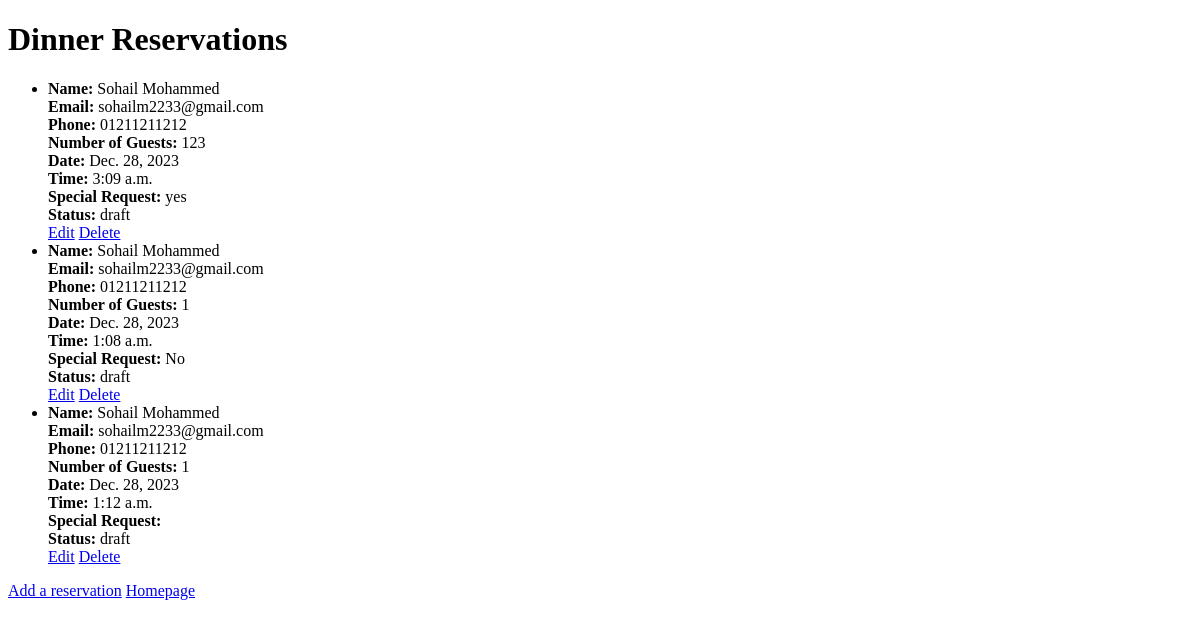
Before: /sweet_spot/ with the older database file.
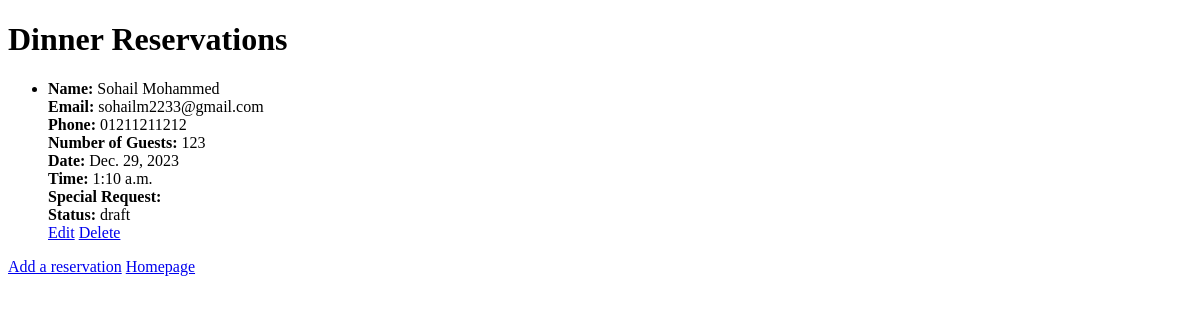
After: the same page with the newer database file.
### SweetSpot/models.py (models this page shows)
class DinnerReservation(models.Model):
    first_name = models.CharField(max_length=100)
    last_name = models.CharField(max_length=100)
    slug = models.SlugField(max_length=255, unique=True, null=True)
    email = models.EmailField()
    phone_number = models.CharField(max_length=20)
    no_of_guests = models.IntegerField()
    no_of_tables = models.IntegerField(default=0)
    date_selected = models.DateField()
    time_selected = models.TimeField()
    special_request = models.TextField(blank=True)
    created_on = models.DateTimeField(auto_now_add=True)
    status = models.IntegerField(choices=STATUS)
    done = models.BooleanField(default=False)
    class Meta:
        ordering = ['-created_on']

### SweetSpot/views.py (the view)
# urls.py: path('sweet_spot/', views.get_sweet_spot, name='sweet_spot'),
def get_sweet_spot(request):
    reservations = DinnerReservation.objects.all().order_by('id')
    print(reservations)
    context = {
        'reservations': reservations
    }
    return render(request, 'SweetSpot/sweet_spot.html', context)

### SweetSpot/templates/SweetSpot/sweet_spot.html (shortened to what this page needs)
<!DOCTYPE html>
<html lang="en">
<head>
</head>
<body>
    <h1>Dinner Reservations</h1>
    <ul>
        {% for reservation in reservations %}
        <li {% if reservation.status == 1 %}class="done"{% endif %}>
            <strong>Name:</strong>
            {% if reservation.status == 1 %}
                <strike>{{ reservation.first_name }} {{ reservation.last_name }}</strike>
            {% else %}
                {{ reservation.first_name }} {{ reservation.last_name }}
            {% endif %}
            <br>
            <strong>Email:</strong> {{ reservation.email }} <br>
            <strong>Phone:</strong> {{ reservation.phone_number }} <br>
            <strong>Number of Guests:</strong> {{ reservation.no_of_guests }} <br>
            <strong>Date:</strong> {{ reservation.date_selected }} <br>
            <strong>Time:</strong> {{ reservation.time_selected }} <br>
            <strong>Special Request:</strong> {{ reservation.special_request }} <br>
            <strong>Status:</strong> {{ reservation.get_status_display }} <br>
            <a href="/edit/{{ reservation.id }}">Edit</a>
            <a href="{% url 'delete_reservation' reservation.id %}">Delete</a>
        </li>
        {% empty %}
        <li>No reservations available.</li>
        {% endfor %}
    </ul>
    <a href="{% url 'add_reservation' %}">Add a reservation</a>
    <a href="{% url 'homepage' %}">Homepage</a>
</body>
</html>

Changed rows visible on the page:
removed DinnerReservation: first_name "Sohail", last_name "Mohammed", email "sohailm2233@gmail.com", phone_number "01211211212", no_of_guests "123", date_selected "Dec. 28, 2023", time_selected "3:09 a.m.", special_request "yes", status "draft"
removed DinnerReservation: first_name "Sohail", last_name "Mohammed", email "sohailm2233@gmail.com", phone_number "01211211212", no_of_guests "1", date_selected "Dec. 28, 2023", time_selected "1:08 a.m.", special_request "No", status "draft"
removed DinnerReservation: first_name "Sohail", last_name "Mohammed", email "sohailm2233@gmail.com", phone_number "01211211212", no_of_guests "1", date_selected "Dec. 28, 2023", time_selected "1:12 a.m.", status "draft"
added DinnerReservation: first_name "Sohail", last_name "Mohammed", email "sohailm2233@gmail.com", phone_number "01211211212", no_of_guests "123", date_selected "Dec. 29, 2023", time_selected "1:10 a.m.", status "draft"
